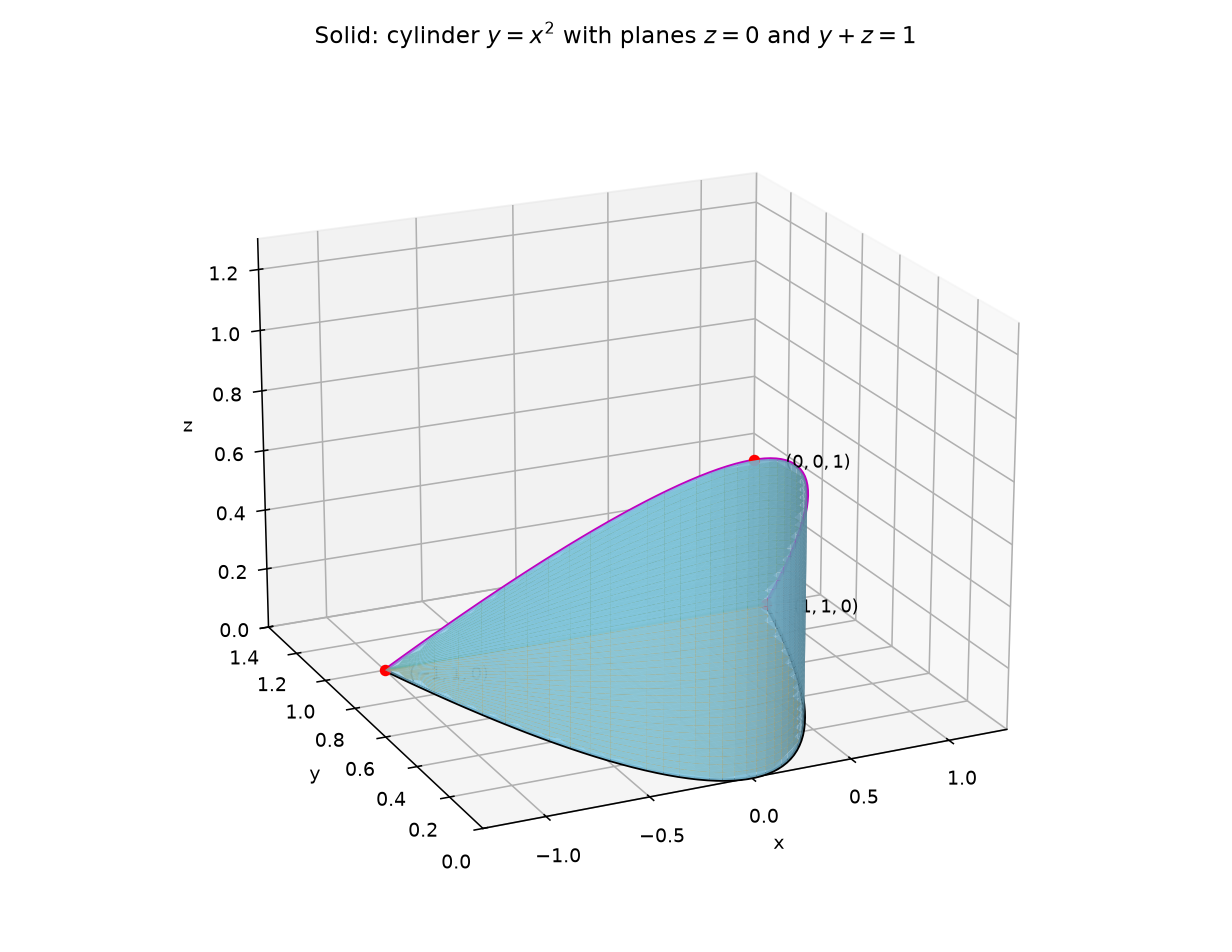

Write Python code to recreate this figure.
"""Part 1, Figure 1 - 3D sketch of the solid for exercise 15.7.47.

Solid enclosed by the parabolic cylinder y = x^2 (curved wall, opens +y),
the plane z = 0 (bottom), and the plane z = 1 - y (top).
Region: -1 <= x <= 1,  x^2 <= y <= 1,  0 <= z <= 1 - y.
"""
import numpy as np
import matplotlib
matplotlib.use("Agg")
import matplotlib.pyplot as plt
from mpl_toolkits.mplot3d.art3d import Poly3DCollection

fig = plt.figure(figsize=(8.8, 6.8))
ax = fig.add_subplot(111, projection="3d")
m = 40

# curved wall y = x^2,  -1<=x<=1, 0 <= z <= 1 - x^2
Xw, Zw = np.meshgrid(np.linspace(-1, 1, m), np.linspace(0, 1, m))
Yw = Xw**2
Zw = Zw * (1 - Xw**2)
ax.plot_surface(Xw, Yw, Zw, color="skyblue", alpha=0.9)

# bottom z = 0 over the base region  x^2 <= y <= 1
Xb, Yb = np.meshgrid(np.linspace(-1, 1, m), np.linspace(0, 1, m))
mask = Yb >= Xb**2
Zb = np.where(mask, np.zeros_like(Xb), np.nan)
ax.plot_surface(Xb, Yb, Zb, color="orange", alpha=0.8)

# top plane z = 1 - y over the same base region
Zt = np.where(mask, 1 - Yb, np.nan)
ax.plot_surface(Xb, Yb, Zt, color="lightgreen", alpha=0.85)

# outline: bottom parabola y = x^2 at z=0
xa = np.linspace(-1, 1, 60)
ax.plot(xa, xa**2, np.zeros_like(xa), "k-", lw=1.8)
# top rim: parabola y = x^2 at z = 1 - x^2 (wall meets top plane)
ax.plot(xa, xa**2, 1 - xa**2, "m-", lw=1.8)
# where top plane meets y=1 at z=0 (line y=1, z=0)
ax.plot([-1, 1], [1, 1], [0, 0], "g-", lw=1.4)

for P, name in [((0, 0, 1), r"$(0,0,1)$"), ((1, 1, 0), r"$(1,1,0)$"),
                ((-1, 1, 0), r"$(-1,1,0)$")]:
    ax.scatter(*P, color="r", s=24)
    ax.text(P[0], P[1] - 0.16, P[2] + 0.04, name, fontsize=9)

ax.set_xlabel("x"); ax.set_ylabel("y"); ax.set_zlabel("z")
ax.set_xlim(-1.3, 1.3); ax.set_ylim(0, 1.4); ax.set_zlim(0, 1.3)
ax.view_init(elev=20, azim=-115)
ax.set_title(rf"Solid: cylinder $y=x^2$ with planes $z=0$ and $y+z=1$",
             fontsize=12)
fig.tight_layout()
fig.savefig("calculus-15.7.47/solution/part1_figure1.png", dpi=140)
print("saved part1_figure1.png")
